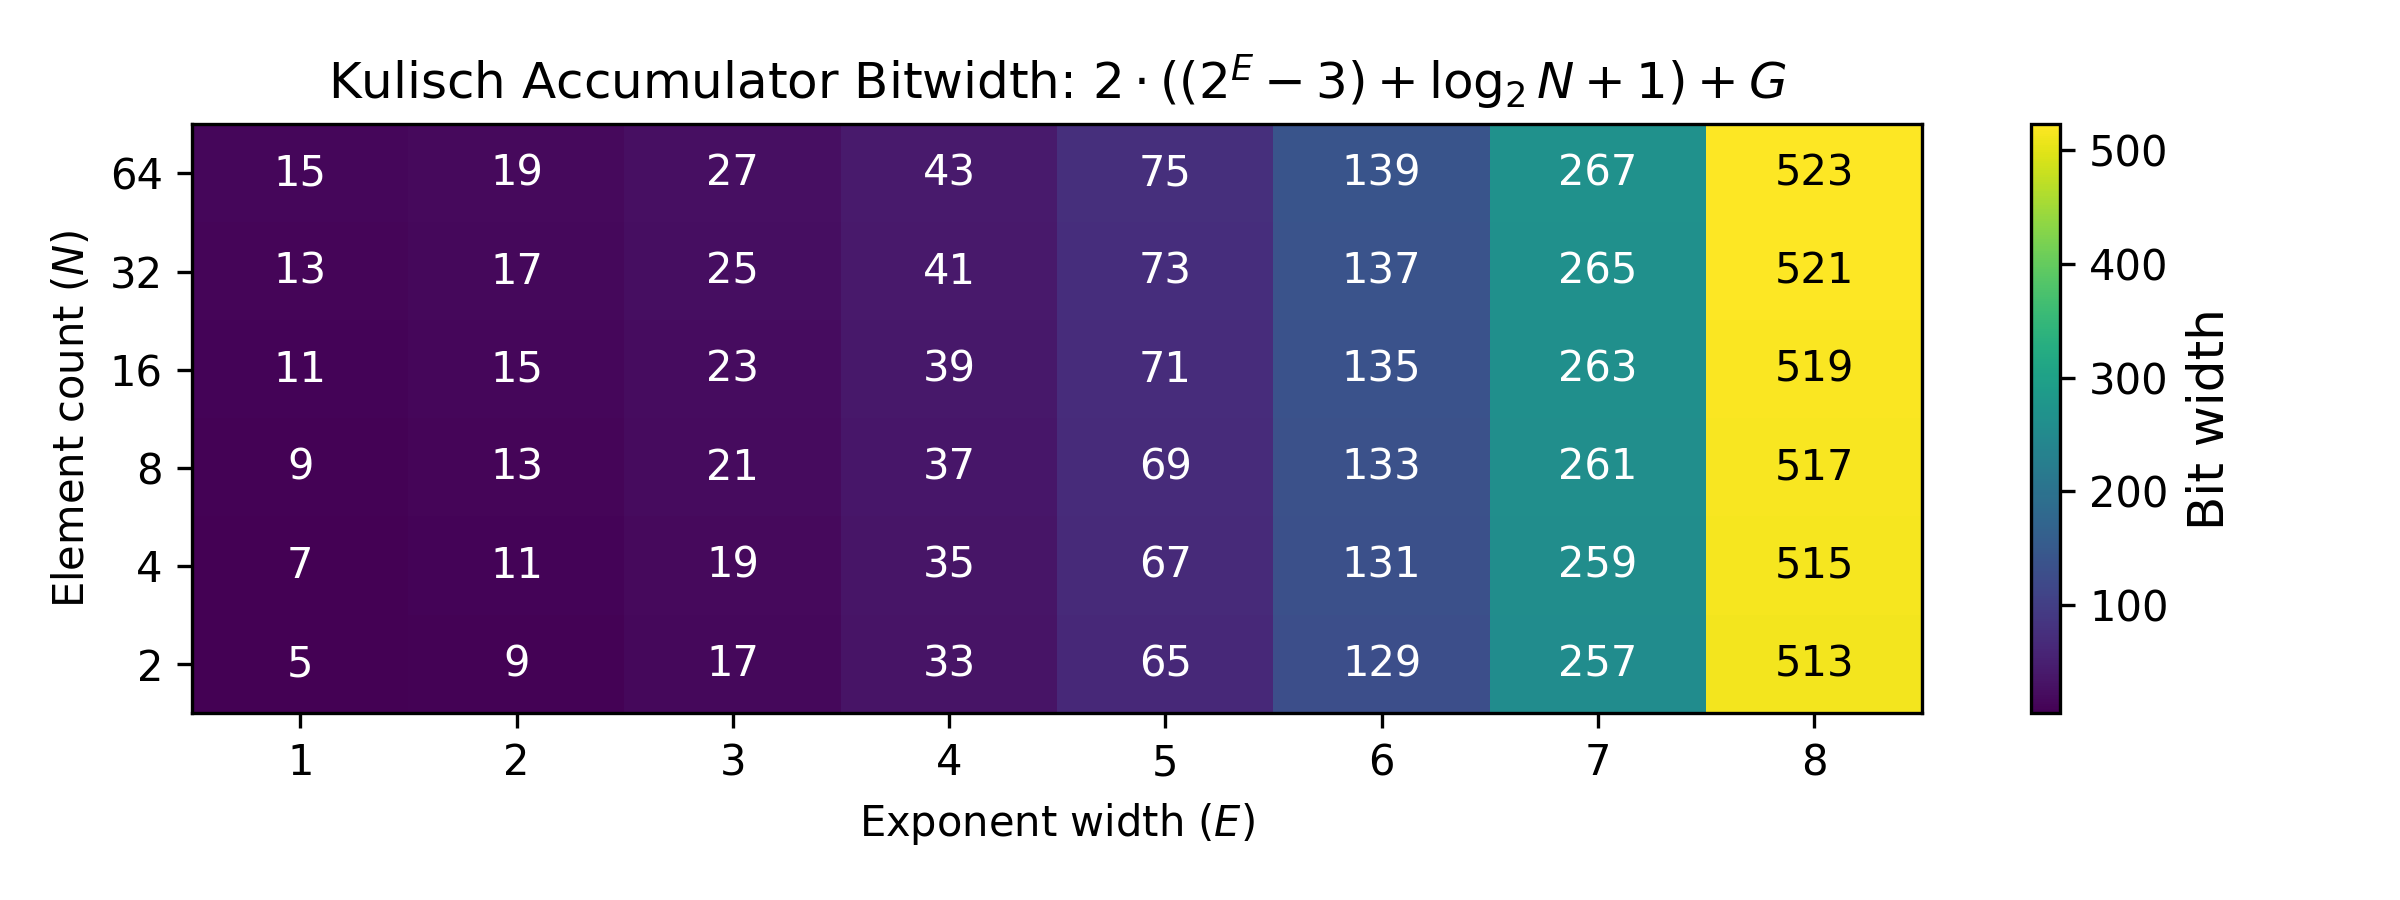

Write the Python code that produced this figure.
import numpy as np
import matplotlib.pyplot as plt

if __name__ == "__main__":
    # Data setup
    exponent_widths = np.arange(1, 9)  # 1 to 8
    element_counts = np.array([64, 32, 16, 8, 4, 2])
    data = np.zeros((len(element_counts), len(exponent_widths)))

    for i, n in enumerate(element_counts):
        for j, e in enumerate(exponent_widths):
            data[i, j] = 2 * (2 ** e + np.log2(n) - 2) + 3

    # Plot
    fig, ax = plt.subplots(figsize=(8, 3))
    im = ax.imshow(data, cmap="viridis", aspect="auto")

    # Tick labels
    ax.set_xticks(np.arange(len(exponent_widths)))
    ax.set_xticklabels(exponent_widths)
    ax.set_yticks(np.arange(len(element_counts)))
    ax.set_yticklabels(element_counts)

    ax.set_xlabel(r"Exponent width ($E$)")
    ax.set_ylabel(r"Element count ($N$)")
    ax.set_title(r"Kulisch Accumulator Bitwidth: $2 \cdot ((2^E - 3) + \log_2 N + 1) + G$")


    # Annotate each cell
    for i in range(len(element_counts)):
        for j in range(len(exponent_widths)):
            value = data[i, j]
            color = "black" if j > 6 else "white"
            ax.text(j, i, f"{value:.0f}", ha="center", va="center", color=color)

    # Colorbar
    cbar = fig.colorbar(im, ax=ax)
    cbar.set_label("Bit width", fontsize=12)

    # Finalise layout and save
    fig.tight_layout()
    fig.savefig("plots/kulisch_bitwidth.png", dpi=300)
